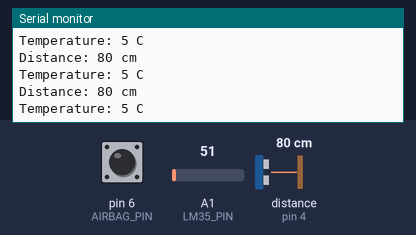
The sketch below on a simulated Arduino Uno, built with avr-gcc and run on an emulated ATmega328P. Parts: the last lines printed to the serial monitor. Wiring (inferred from the names in the program): ultrasonic range finder: trigger pin 3; echo pin 4. The inputs (shaded band) are chosen by the test bench; at power-on: distance to the obstacle (sensor on pin 4) 80 cm, A1 (LM35_PIN) = 51, pin 6 (AIRBAG_PIN) HIGH. The echo pulse lasts 58.3 µs per cm.

Above: at 1.7 s.
1.8 s: distance to the obstacle (sensor on pin 4) set to 2 cm
At 2.29 s:
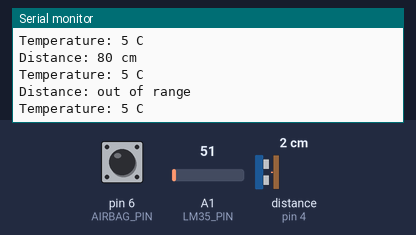
3.8 s: A1 (LM35_PIN) set to 30
At 4.11 s:
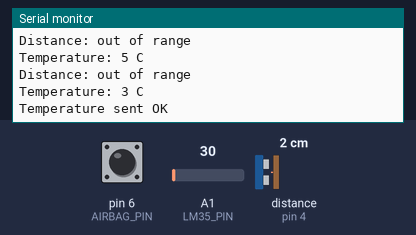
5.7 s: pin 6 (AIRBAG_PIN) pulled LOW for 0.35 s
7.5 s: distance to the obstacle (sensor on pin 4) set to 153 cm
At 7.72 s:
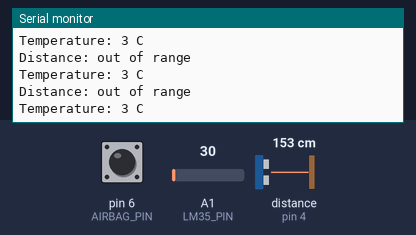
10.5 s: distance to the obstacle (sensor on pin 4) set to 47 cm
At 10.5 s:
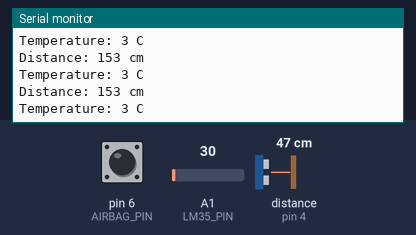
13.5 s: distance to the obstacle (sensor on pin 4) set to 18 cm
At 13.54 s:
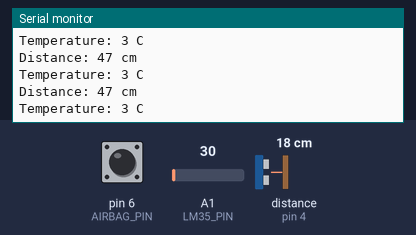
Timing chart, 0 to 16.5 s (numbered marks = the images above; inputs shaded):
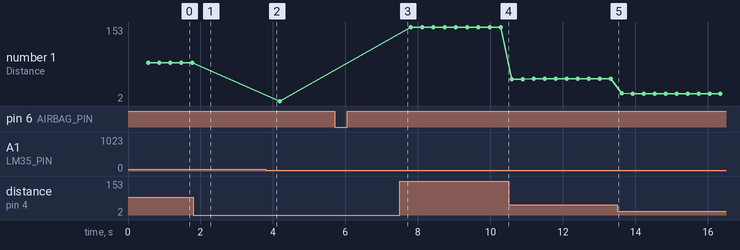

The sketch:

slave_node_1.ino
```cpp
// NODE 1(HCSR04 + LM35 + PUSH_BUTTON)


#include <SPI.h>
#include <mcp_can.h>

#define CAN_CS        10
#define TRIG_PIN       3
#define ECHO_PIN       4
#define LM35_PIN      A1
#define AIRBAG_PIN     6

#define ID_AIRBAG     0x001
#define ID_OBSTACLE   0x002
#define ID_TEMPERATURE 0x003

MCP_CAN CAN(CAN_CS);

unsigned int lastDistance = 999;
unsigned int lastTemp = 999;
bool lastAirbagState = HIGH;

void setup() {
    Serial.begin(9600);

    pinMode(TRIG_PIN, OUTPUT);
    pinMode(ECHO_PIN, INPUT);
    pinMode(AIRBAG_PIN, INPUT_PULLUP);

    digitalWrite(TRIG_PIN, LOW);
    delay(500);

    if (CAN.begin(MCP_ANY, CAN_500KBPS, MCP_8MHZ) == CAN_OK) {
        Serial.println("Slave1 CAN OK");
    } else {
        Serial.println("Slave1 CAN FAIL");
        while (1);
    }

    CAN.setMode(MCP_NORMAL);
    Serial.println("Slave 1 ready — HC-SR04 + LM35 + AIRBAG");
}


unsigned int measureDistance() {
    digitalWrite(TRIG_PIN, LOW);
    delayMicroseconds(4);

    digitalWrite(TRIG_PIN, HIGH);
    delayMicroseconds(10);
    digitalWrite(TRIG_PIN, LOW);

    unsigned long duration = pulseIn(ECHO_PIN, HIGH, 25000);

    if (duration == 0) return 999;

    unsigned int distance = duration / 58;
    if (distance < 2 || distance > 250) return 999;

    return distance;
}


unsigned int readTemperature() {
    int raw = analogRead(LM35_PIN);
    float voltage = raw * (1.1 / 1023.0);
    float tempC = voltage * 100.0;

    if (tempC < 0.0 || tempC > 150.0) return 255;

    return (unsigned int) tempC;
}

void loop() {


    bool currentState = digitalRead(AIRBAG_PIN);

    if (lastAirbagState == HIGH && currentState == LOW) {
        Serial.println("AIRBAG TRIGGERED");

        byte txData[1] = {1};

        CAN.sendMsgBuf(ID_AIRBAG, 0, 1, txData);
    }

    lastAirbagState = currentState;


    unsigned int distance = measureDistance();

    if (distance == 999) {
        Serial.println("Distance: out of range");
    } else {
        Serial.print("Distance: ");
        Serial.print(distance);
        Serial.println(" cm");

        if (distance < 50 && abs((int)distance - (int)lastDistance) > 5) {

            byte txData[1];
            txData[0] = (byte) distance;

            if (CAN.sendMsgBuf(ID_OBSTACLE, 0, 1, txData) == CAN_OK) {
                Serial.println("Distance sent OK");
                lastDistance = distance;
            }
        }
    }

    unsigned int temp = readTemperature();

    if (temp == 255) {
        Serial.println("Temperature: invalid reading");
    } else {
        Serial.print("Temperature: ");
        Serial.print(temp);
        Serial.println(" C");

        if (abs((int)temp - (int)lastTemp) > 1) {

            byte txData[1];
            txData[0] = (byte) temp;

            if (CAN.sendMsgBuf(ID_TEMPERATURE, 0, 1, txData) == CAN_OK) {
                Serial.println("Temperature sent OK");
                lastTemp = temp;
            }
        }
    }

    delay(300);
}
```

Measured:
- after the input at 1.8 s, the serial monitor: prints a new line after 0.28 s (image 1)
- after the input at 3.8 s, the serial monitor: prints a new line after 0.11 s (image 2)
- plotted number 1: 80 → 2 after the input at 3.8 s, 2 → 153 after the input at 7.5 s, 153 → 47 after the input at 10.5 s, 47 → 17 after the input at 13.5 s
